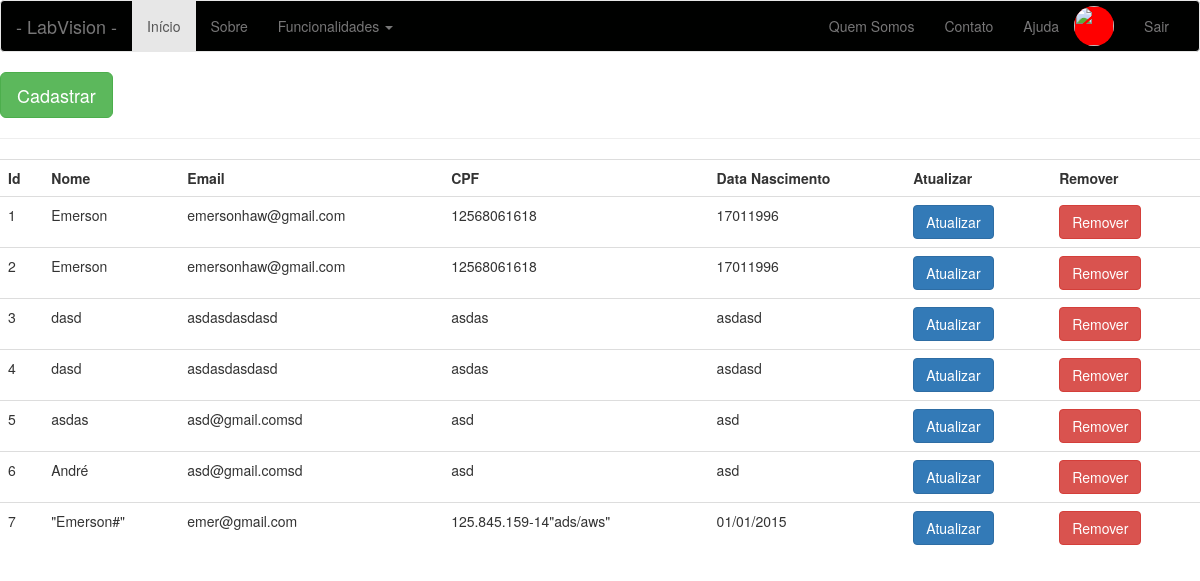
Page /listar-usuarios (signed in) on the committed database.
### app/models/tables.py (models this page shows, shortened)
class Pessoa(db.Model):
    __tablename__ = "pessoas"
    id = db.Column(db.Integer, primary_key=True)
    nome = db.Column(db.String(50))

class Usuario(Pessoa, db.Model):
    __tablename__ = "usuarios"
    id = db.Column(db.Integer, primary_key=True)
    email = db.Column(db.String(50))
    senha = db.Column(db.String(20))
    cpf = db.Column(db.String(20))
    dt_nascimento = db.Column(db.String(20))
    status = db.Column(db.Boolean())
    pessoa = db.Column(db.Integer, db.ForeignKey('pessoas.id'))
    def get_id(self):
        return str(self.id)

class Pessoa(db.Model):
    __tablename__ = "pessoas"
    id = db.Column(db.Integer, primary_key=True)
    nome = db.Column(db.String(50))

### app/controllers/default.py (the view)
@app.route('/listar-usuarios', methods=['GET', 'POST'])
def listar_usuarios():
    if not current_user.get_id():
        return redirect(url_for('login'))
    usuarios = Usuario.query.all()
    return render_template('usuario/listar-usuarios.html', usuarios=usuarios)

### app/controllers/default.py (called while the page is built)
@login_manager.user_loader
def load_user(id):
    return Usuario.query.filter_by(id=id).first()

### app/templates/usuario/listar-usuarios.html
{% include 'base/head.html' %}
{% include 'base/nav_bar.html' %}
<a href="/cadastrar-usuarios">
    <button class="btn btn-lg btn-success">
        Cadastrar
    </button>
</a>
<hr>
<div class="table-responsive">
        <table class="table">
            <tr>
                <th>Id</th>
                <th>Nome</th>
                <th>Email</th>
                <th>CPF</th>
                <th>Data Nascimento</th>
                <th>Atualizar</th>
                <th>Remover</th>
            </tr>
            {% for u in usuarios %}
                <tr>
                    <td>
                        {{ u.id}}
                    </td>
                    <td>
                        {{ u.nome}}
                    </td>
                    <td>
                        {{ u.email}}
                    </td>
                    <td>
                        {{ u.cpf}}
                    </td>
                    <td>
                        {{ u.dt_nascimento}}
                    </td>
                    <td>
                        <a href="{{ url_for('atualizar_usuario', id=u.id)}}">
                            <button class="btn btn-primary">
                                Atualizar
                            </button>
                        </a>
                    </td>
                    <td>
                        <a href="{{ url_for('excluir_usuario', id=u.id)}}">
                            <button class="btn btn-danger">
                                Remover
                           </button>
                        </a>
                    </td>
                </tr>
            {% endfor %}
        </table>
</div>
{% include 'base/footer.html' %}

### rows in the picture
Usuario: id "1", nome "Emerson", email "emersonhaw@gmail.com", cpf "12568061618", dt_nascimento "17011996"
Usuario: id "2", nome "Emerson", email "emersonhaw@gmail.com", cpf "12568061618", dt_nascimento "17011996"
Usuario: id "3", nome "dasd", email "asdasdasdasd", cpf "asdas", dt_nascimento "asdasd"
Usuario: id "4", nome "dasd", email "asdasdasdasd", cpf "asdas", dt_nascimento "asdasd"
Usuario: id "5", nome "asdas", email "asd@gmail.comsd", cpf "asd", dt_nascimento "asd"
Usuario: id "6", nome "André", email "asd@gmail.comsd", cpf "asd", dt_nascimento "asd"
Usuario: id "7", nome "\"Emerson#\"", email "emer@gmail.com", cpf "125.845.159-14\"ads/aws\"", dt_nascimento "01/01/2015"
